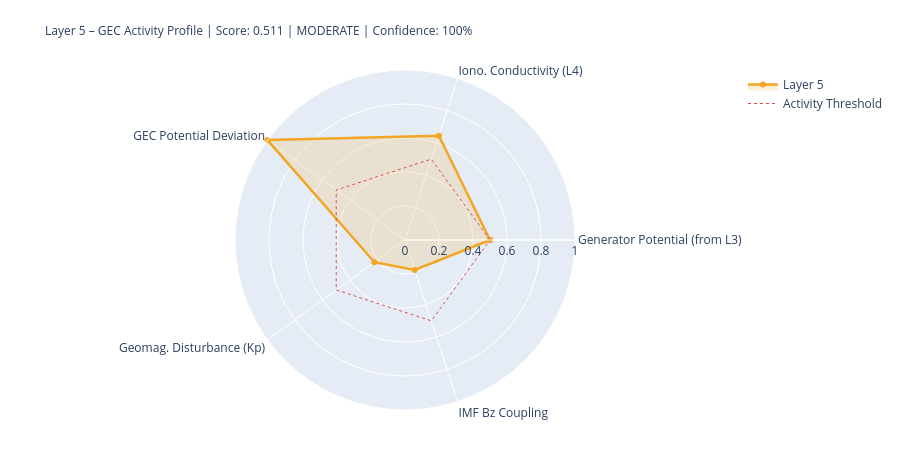

Notebook cell for this chart:
### Markdown cell above
---
## 5. State Assessment & Handoff to Layer 6

### Code cell
# ============================================================
# LAYER-5-SCORE
# ============================================================

# Components
# 1) Generator activity (Layer-3-driven)
gen_score = norm(generator_strength, 0.3, 2.0)
gen_src   = 'from_layer3' if l3_thunder_score is not None else 'estimated'

# 2) Ionospheric conductivity (Layer-4-driven)
iono_score = norm(iono_cond_factor, 0.7, 1.4)
iono_src   = 'from_layer4' if l4_ioniz is not None else 'estimated'

# 3) GEC potential deviation from reference
pot_score = norm(abs(delta_V_pct), 0, 30)  # 0 = at reference, 1 = 30% deviation
pot_src   = 'derived'

# 4) Geomagnetic disturbance (Kp) – modulates vertical currents
kp_score = norm(kp_val, 0, 9)
kp_src   = 'primary' if kp_now is not None else 'from_layer4'

# 5) IMF Bz coupling (southward = stronger M-I coupling → GEC influence)
bz_score = norm(-(bz_now or 0), -5, 30) if bz_now is not None else None
bz_src   = 'primary' if bz_now is not None else 'missing'

COMPONENTS = {
    'Generator Potential (from L3)':  {'score': gen_score,   'source': 'derived_from_layer3', 'dynamic': True},
    'Iono. Conductivity (L4)':      {'score': iono_score,  'source': iono_src, 'dynamic': True},
    'GEC Potential Deviation':      {'score': pot_score,   'source': pot_src,  'dynamic': True},
    'Geomag. Disturbance (Kp)':         {'score': kp_score,    'source': kp_src,   'dynamic': True},
    'IMF Bz Coupling':               {'score': bz_score,    'source': bz_src,   'dynamic': True},
}

available   = {k: v['score'] for k, v in COMPONENTS.items() if v['score'] is not None}
unavailable = [k for k, v in COMPONENTS.items() if v['score'] is None]
layer5_score = round(sum(available.values()) / len(available), 4) if available else None
confidence   = round(len(available) / len(COMPONENTS), 2)
level = ('unknown' if layer5_score is None
         else 'quiet'   if layer5_score < 0.3
         else 'moderate' if layer5_score < 0.6
         else 'active')
dominant_l5 = max(available, key=available.get) if available else 'none'

# Kp consistency: separate 1-min raw value from score value
kp_1m_raw   = kp_now          # directly from API (can be 0.0 during live measurement)
kp_for_score = kp_val          # from Layer-0 context or estimated value if needed
kp_score_src = kp_src

W = 68
print('=' * W)
print('LAYER 5 – GLOBAL ELECTRIC CIRCUIT – STATE ASSESSMENT')
print('=' * W)
for name, comp in COMPONENTS.items():
    s = comp['score']
    if s is not None:
        bar = '█' * int(s*20) + '░' * (20-int(s*20))
        print(f'  {name:<34} {bar}  {s:.3f}  [{comp["source"]}]')
    else:
        print(f'  {name:<34} {"─"*20}  n/a   [missing]')
print('-' * W)
print(f'  Score:         {layer5_score:.3f}  ({len(available)}/{len(COMPONENTS)} components)')
print(f'  Confidence:    {confidence:.0%}')
print(f'  Level:         {level.upper()}')
print(f'  Dominant:      {dominant_l5}')
print(f'  V_iono:        {V_iono_mod:.1f} kV  (Δ {delta_V_pct:+.1f}% vs. Ref)')
print(f'  I_total:       {I_total_mod:.1f} A   (Δ {delta_I_pct:+.1f}% vs. Ref)')
print('=' * W)

# Radar
cats   = list(available.keys())
vals_r = list(available.values())
if len(cats) >= 3:
    fig = go.Figure()
    fig.add_trace(go.Scatterpolar(
        r=vals_r + [vals_r[0]], theta=cats + [cats[0]],
        fill='toself', fillcolor='rgba(242,166,35,0.18)',
        line=dict(color='#F2A623', width=2.5), name='Layer 5'
    ))
    fig.add_trace(go.Scatterpolar(
        r=[0.5]*(len(cats)+1), theta=cats+[cats[0]],
        line=dict(color='#E24B4A', dash='dot', width=1),
        mode='lines', name='Activity Threshold'
    ))
    fig.update_layout(
        title=dict(
            text=f'Layer 5 – GEC Activity Profile | Score: {layer5_score:.3f} | {level.upper()} | Confidence: {confidence:.0%}',
            font=dict(size=12)
        ),
        polar=dict(radialaxis=dict(visible=True, range=[0,1])),
        height=450, showlegend=True,
        margin=dict(l=80, r=80, t=70, b=40)
    )
    fig.show()

### Figure 1 — Plotly figure (JSON) as saved in the notebook; plotly's stock layout.template omitted (floating-point values rounded to 4 significant figures)
{"data": [{"fill": "toself", "fillcolor": "rgba(242,166,35,0.18)", "line": {"color": "#F2A623", "width": 2.5}, "name": "Layer 5", "r": [0.5, 0.6454, 1.0, 0.2222, 0.1854, 0.5], "theta": ["Generator Potential (from L3)", "Iono. Conductivity (L4)", "GEC Potential Deviation", "Geomag. Disturbance (Kp)", "IMF Bz Coupling", "Generator Potential (from L3)"], "type": "scatterpolar"}, {"line": {"color": "#E24B4A", "dash": "dot", "width": 1}, "mode": "lines", "name": "Activity Threshold", "r": [0.5, 0.5, 0.5, 0.5, 0.5, 0.5], "theta": ["Generator Potential (from L3)", "Iono. Conductivity (L4)", "GEC Potential Deviation", "Geomag. Disturbance (Kp)", "IMF Bz Coupling", "Generator Potential (from L3)"], "type": "scatterpolar"}], "layout": {"height": 450, "margin": {"b": 40, "l": 80, "r": 80, "t": 70}, "polar": {"radialaxis": {"range": [0, 1], "visible": true}}, "showlegend": true, "title": {"font": {"size": 12}, "text": "Layer 5 – GEC Activity Profile | Score: 0.511 | MODERATE | Confidence: 100%"}}}
